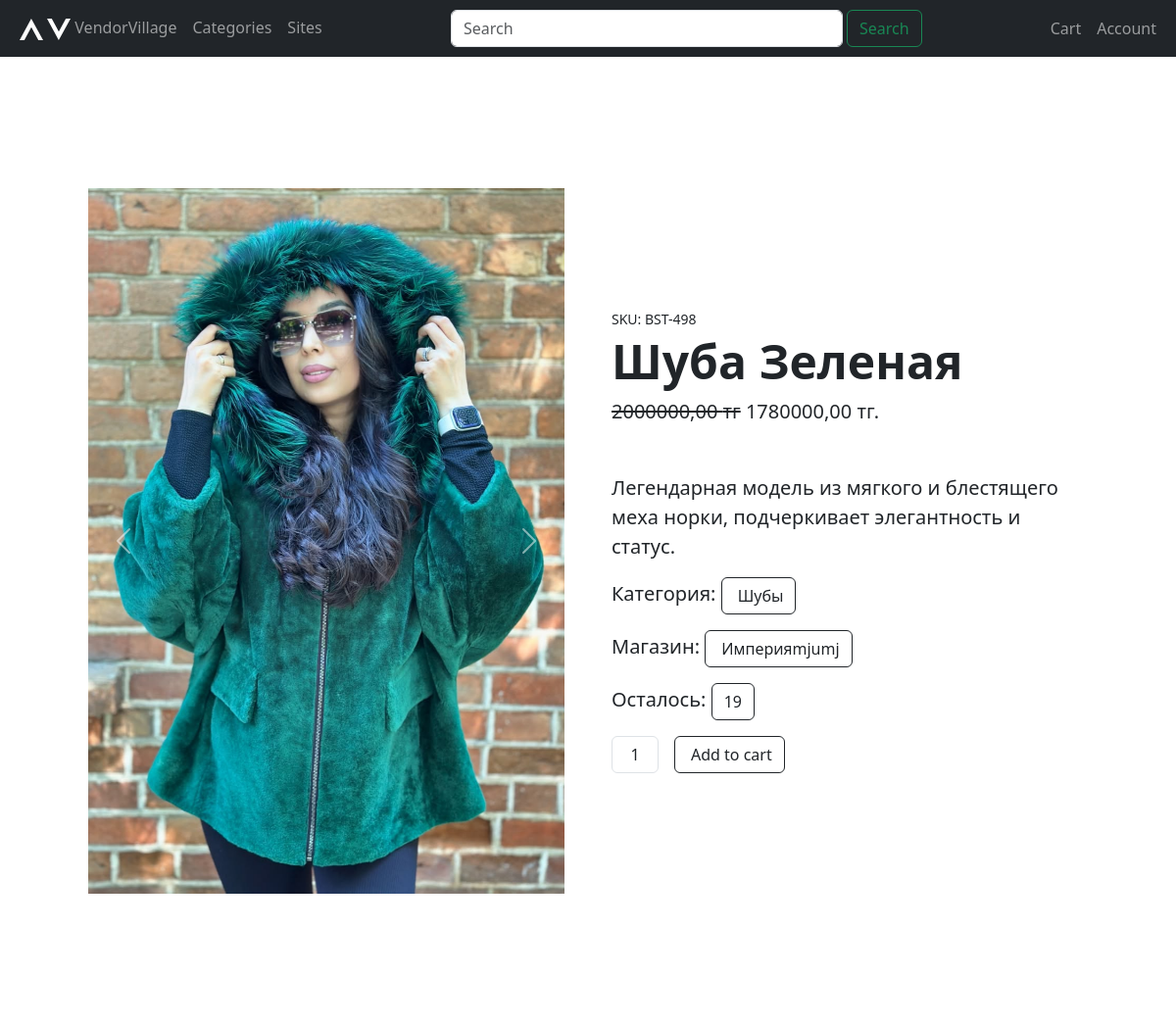
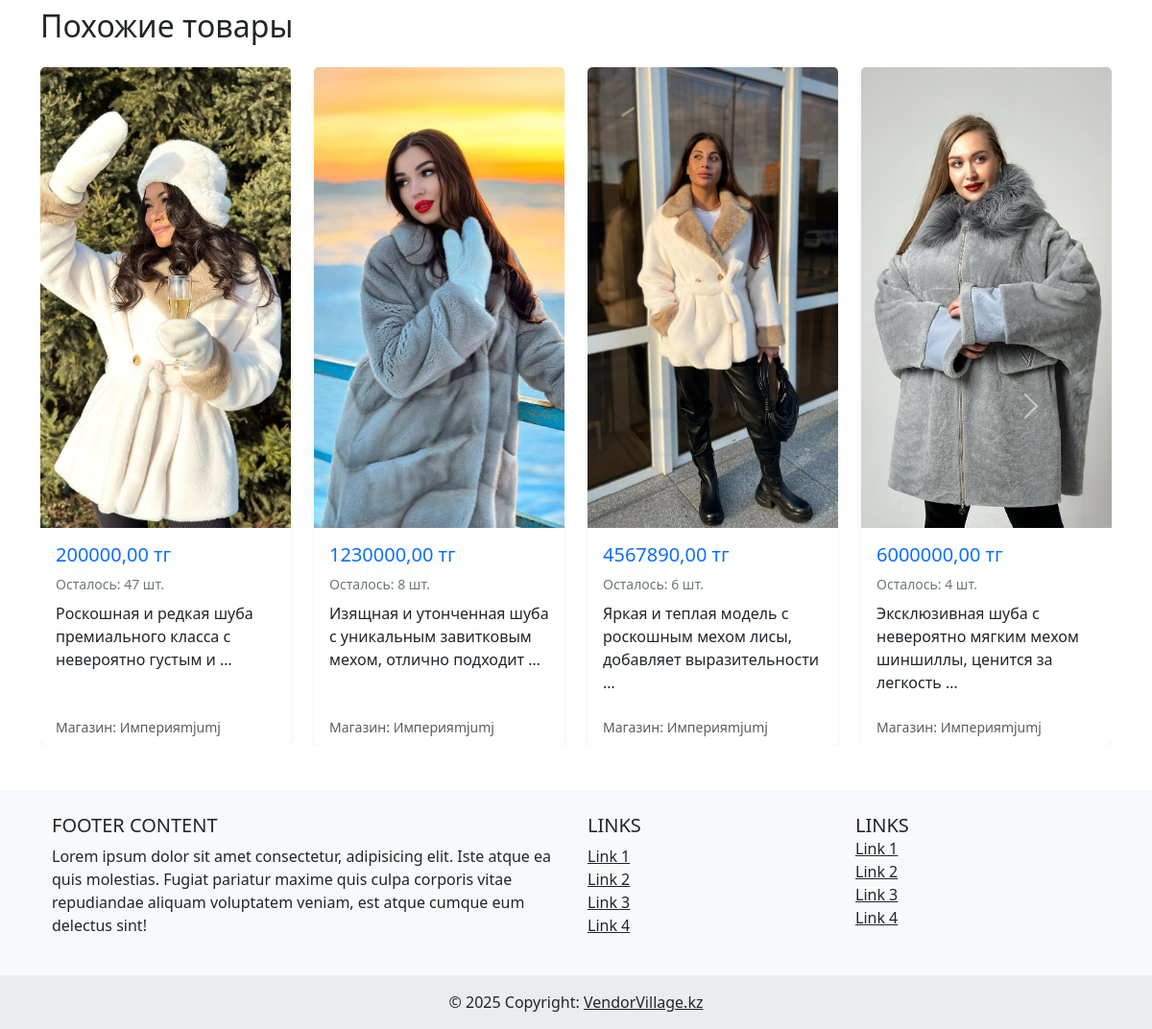
Screenshot of /marketplace/product/2/ with the database file from the repository (2 pictures, top to bottom).
### marketplace/models.py (models this page shows, shortened)
class ProductImage(models.Model):
    product = models.ForeignKey(
        Product,
        on_delete=models.CASCADE,
        related_name='images'
    )
    image = models.ImageField(upload_to=product_image_path)
    created_at = models.DateTimeField(auto_now_add=True)
    class Meta:
        verbose_name = 'Product Image'
        verbose_name_plural = 'Product Images'

class Product(models.Model):
    business = models.ForeignKey(
        Business,  # или 'app_name.Business'
        on_delete=models.CASCADE,
        related_name='products',
        null=False,
        default=None,
    )
    category = models.ForeignKey(
        Category,
        on_delete=models.SET_NULL,
        blank=True,
        null=True,
        related_name='products'
    )
    name = models.CharField(max_length=200)
    description = models.TextField(blank=True, null=True)
    price = models.DecimalField(max_digits=10, decimal_places=2)
    discount = models.DecimalField(max_digits=10, decimal_places=2, default=None, null=True, blank=True)
    stock_quantity = models.PositiveIntegerField(default=0)
    on_the_main = models.BooleanField(default=False)
    created_at = models.DateTimeField(auto_now_add=True)
    updated_at = models.DateTimeField(auto_now=True)
    class Meta:
        verbose_name = 'Товар'
        verbose_name_plural = 'Товары'

class Category(MPTTModel):
    name = models.CharField(max_length=100)
    parent = TreeForeignKey(
        'self', null=True, blank=True, on_delete=models.CASCADE, related_name='children'
    )
    description = models.TextField(blank=True, null=True)
    page_identificator = models.CharField(max_length=100, blank=True, null=True, default=None)
    big_image = models.ImageField(upload_to='category_images/big_images/', blank=True, null=True, default=None)
    small_image = models.ImageField(upload_to='category_images/small_images/', blank=True, null=True, default=None)
    ordering = models.PositiveSmallIntegerField(default=0)
    created_at = models.DateTimeField(auto_now_add=True)
    updated_at = models.DateTimeField(auto_now=True)
    class Meta:
        verbose_name = 'Категория товара'
        verbose_name_plural = 'Категории товаров'
    class MPTTMeta:
        order_insertion_by = ['name']

### core/models.py (models this page shows, shortened)
class Business(models.Model):
    owner = models.ForeignKey(
        'core.User',
        on_delete=models.CASCADE,
        related_name='businesses'
    )
    business_type = models.ForeignKey(
        'core.BusinessType',
        on_delete=models.CASCADE,
        related_name='businesses'
    )
    name = models.CharField(max_length=255)
    description = models.TextField(blank=True, null=True)
    address = models.CharField(max_length=255, blank=True, null=True)
    phone = models.CharField(max_length=20, blank=True, null=True)
    business_logo = models.ImageField(upload_to=business_logo_path, blank=True, null=True)
    html_template = models.FileField(upload_to=html_template_path, blank=True, null=True)
    product_card_template = models.FileField(upload_to='business/', blank=True, null=True)
    product_detail_template = models.FileField(upload_to='business/', blank=True, null=True)
    background_image = models.ImageField(upload_to=business_bg_path, blank=True, null=True)
    created_at = models.DateTimeField(auto_now_add=True)
    updated_at = models.DateTimeField(auto_now=True)
    slug = models.SlugField(max_length=255, unique=True, blank=True, null=True)

### marketplace/views.py (the view)
# urls.py: path('product/<int:pk>/', views.product_detail, name='product_detail'),
def product_detail(request, pk):
    product = get_object_or_404(Product, pk=pk)
    images = product.images.all()  # связанные изображения
    attributes = (
        product.attributes.all()
    )  # связанные атрибуты (связь через ProductAttribute)
    same_products = Product.objects.filter(category=product.category).exclude(
        id=product.id
    )[:8]
    context = {
        "product": product,
        "images": images,
        "attributes": attributes,
        "same_products": same_products,
    }
    return render(request, "marketplace/product_detail.html", context)

### templates/marketplace/product_detail.html (shortened to what this page needs)
{% extends "base.html" %}
{% load static %}
{% block content %}
    <section class="py-5">
            <div class="container px-4 px-lg-5 my-5">
                <div class="row gx-4 gx-lg-5 align-items-center">
                    <div class="col-md-6">
                      {% if images %}
                      <div id="productCarousel" class="carousel slide" data-bs-ride="carousel">
                        <div class="carousel-inner">
                          {% for image in images %}
                            <div class="carousel-item {% if forloop.first %}active{% endif %}">
                              <img src="{{ image.image.url }}" class="card-img-top" style="width: 100%; height: 45rem; object-fit: cover" alt="{{ product.name }}">
                            </div>
                          {% endfor %}
                        </div>
                        <button class="carousel-control-prev" type="button" data-bs-target="#productCarousel" data-bs-slide="prev">
                          <span class="carousel-control-prev-icon" aria-hidden="true"></span>
                        </button>
                        <button class="carousel-control-next" type="button" data-bs-target="#productCarousel" data-bs-slide="next">
                          <span class="carousel-control-next-icon" aria-hidden="true"></span>
                        </button>
                      </div>
                      {% else %}
                        <img src="{% static 'img/no_image.jpg' %}" class="img-fluid" alt="Нет изображения">
                      {% endif %}
                    </div>
                    <div class="col-md-6">
                        <div class="small mb-1">SKU: BST-498</div>
                        <h1 class="display-5 fw-bolder">{{ product.name }}</h1>
                        <div class="fs-5 mb-5">
                            {% if product.discount > 0 %}
                            <span class="text-decoration-line-through">{{ product.price }} тг</span>
                            <span>{{ product.discount }} тг.</span>
                            {% else %}
                            <span>{{ product.price }} тг.</span>
                            {% endif %}
                        </div>
                        <p class="lead">{{ product.description }}</p>
                        <p class="lead">
                            <strong>Категория:</strong>
                            {% if product.category %}
                              <a href="{% url 'marketplace:child_category_list' product.category.id %}">
                                  <button class="btn btn-outline-dark flex-shrink-0" type="button">
                                    {{ product.category.name }}
                                </button>
                              </a>
                            {% else %}
                              <button class="btn btn-outline-dark flex-shrink-0" type="button">
                                    <i class="bi-cart-fill me-1"></i>
                                    Не указано
                                </button>
                            {% endif %}
                          </p>
                          <p class="lead">
                            <strong>Магазин:</strong>
                            <a href="{% url 'marketplace:product_detail' product.id %}">
                            <button class="btn btn-outline-dark flex-shrink-0" type="button">
                                    {{ product.business.name }}
                                </button>
                            </a>
                          </p>
                          <p class="lead">
                            <strong>Осталось:</strong>
                            <button class="btn btn-outline-dark">
                                    {{ product.stock_quantity }}
                                </button>
                          </p>
                        <div class="d-flex">
                            <input class="form-control text-center me-3" id="inputQuantity" type="num" value="1" style="max-width: 3rem">
                            <button class="btn btn-outline-dark flex-shrink-0" type="button">
                                Add to cart
                            </button>
                        </div>
                    </div>
                </div>
            </div>
    </section>
    {% if same_products %}
  <div class="mt-5">
    <h2 class="mb-4">Похожие товары</h2>
    <div id="sameProductsCarousel" class="carousel slide" data-bs-ride="carousel">
      <div class="carousel-inner">
        {% for product in same_products %}
          {% if forloop.first or forloop.counter0|divisibleby:4 %}
            <div class="carousel-item {% if forloop.first %}active{% endif %}">
              <div class="row row-cols-1 row-cols-md-4 g-4">
          {% endif %}
          {% include "marketplace/includes/product_card.html" %}
          {% if forloop.counter|divisibleby:4 or forloop.last %}
              </div>
            </div>
          {% endif %}
        {% endfor %}
      </div>
      <button class="carousel-control-prev" type="button" data-bs-target="#sameProductsCarousel" data-bs-slide="prev">
        <span class="carousel-control-prev-icon" aria-hidden="true"></span>
      </button>
      <button class="carousel-control-next" type="button" data-bs-target="#sameProductsCarousel" data-bs-slide="next">
        <span class="carousel-control-next-icon" aria-hidden="true"></span>
      </button>
    </div>
  </div>
  {% endif %}
{% endblock %}

### templates/marketplace/includes/product_card.html (shortened to what this page needs)
{% load static %}
<div class="col">
  <div class="card h-100 shadow-sm border-0 position-relative">
    {% if product.images.first %}
      <img src="{{ product.images.first.image.url }}" class="card-img-top" alt="{{ product.name }}">
    {% endif %}
    <div class="card-body">
      {% if product.discount > 0 %}
        <p class="mb-2">
          <span class="badge bg-danger me-2">{{ product.discount }} тг</span>
          <span class="text-muted text-decoration-line-through">{{ product.price }} тг</span>
        </p>
      {% else %}
        <p class="h5 text-primary mb-2">{{ product.price }} тг</p>
      {% endif %}
      <p class="mb-2 small text-secondary">Осталось: {{ product.stock_quantity }} шт.</p>
      <p class="card-text">{{ product.description|truncatewords:10 }}</p>
    </div>
    <div class="card-footer bg-transparent border-top-0 d-flex justify-content-between align-items-center">
      <small class="text-muted">Магазин: {{ product.business.name }}</small>
    </div>
  </div>
</div>

### templates/blocks/head_block.html (style rules this page uses)
.card-img-top { width: 100%; height: 30rem; object-fit: cover; }

### rows the page displays
ProductImage: image (picture)
Product: name "Шуба Зеленая", price "2000000,00", discount "1780000,00", description "Легендарная модель из мягкого и блестящего меха норки, подчеркивает элегантность и статус.", category.name "Шубы", business.name "Империяmjumj", stock_quantity "19"
Product: images.first.image (picture), price "200000,00", stock_quantity "47", description "Роскошная и редкая шуба премиального класса с невероятно густым и …", business.name "Империяmjumj"
Product: images.first.image (picture), price "1230000,00", stock_quantity "8", description "Изящная и утонченная шуба с уникальным завитковым мехом, отлично подходит …", business.name "Империяmjumj"
Product: images.first.image (picture), price "4567890,00", stock_quantity "6", description "Яркая и теплая модель с роскошным мехом лисы, добавляет выразительности …", business.name "Империяmjumj"
Product: images.first.image (picture), price "6000000,00", stock_quantity "4", description "Эксклюзивная шуба с невероятно мягким мехом шиншиллы, ценится за легкость …", business.name "Империяmjumj"
